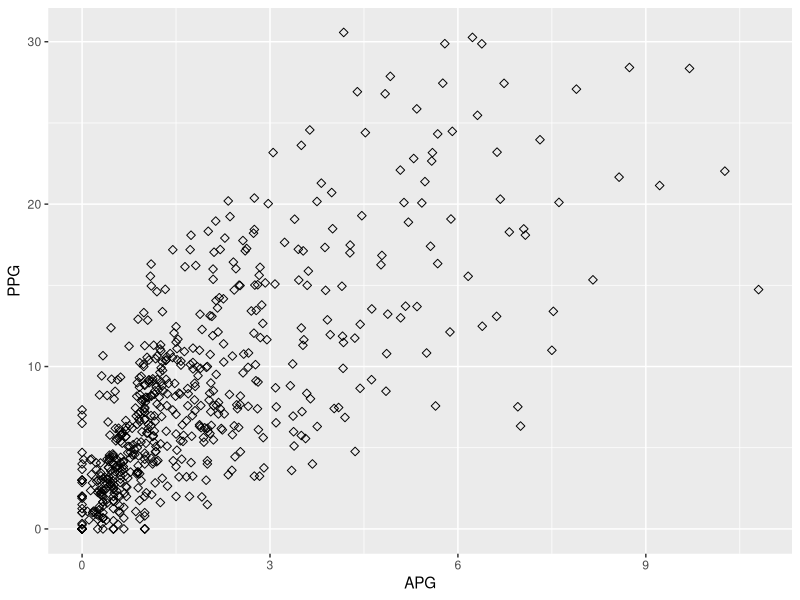
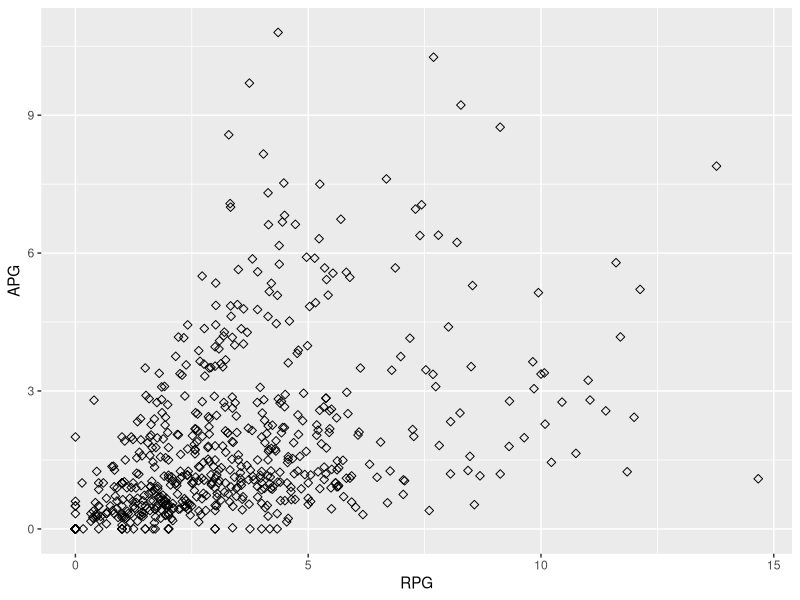

R code for these plots, in order:
## ---- chunk 1
knitr::opts_chunk$set(echo = TRUE)
## ---- chunk 2
df = read.csv('./data/nba-stats-21-22.csv', sep=',', header=TRUE)

head(df, 15)
## ---- chunk 3
summary.data.frame(df)
## ---- chunk 4
# Sorting the data frame on total assist column, in decreasing order
ast_sorted <- df[order(df$AST[df$Tm != ""], decreasing=TRUE), c("Player", "Tm", "AST")]

head(ast_sorted, 10)
## ---- chunk 5
tail(ast_sorted, 10)
## ---- chunk 6
pts_sorted <- df[order(df$PTS, decreasing=TRUE), c("Player", "PTS")]

head(pts_sorted, 10)
## ---- chunk 7
tail(pts_sorted, 10)
## ---- chunk 8
# Using total rebounds (TRB column name) to include offensive and defensive rebs
rbs_sorted <- df[order(df$TRB, decreasing=TRUE), c("Player", "TRB")]

head(rbs_sorted, 10)
## ---- chunk 9
tail(rbs_sorted, 10)

## ---- chunk 10
df$APG <- df$AST / df$G
df$PPG <- df$PTS / df$G
df$RPG <- df$TRB / df$G


head(df, 15)
## ---- chunk 11
library(ggplot2)

# Plotting points per game vs assists per game 
ggplot(df, aes(x=APG, y=PPG))+
  geom_point(size=2, shape=23)
## ---- chunk 12
# Would like to plot rbounds vs assists as those are generally not performed by players of the same position
ggplot(df, aes(x=RPG, y=APG)) + 
  geom_point(size=2, shape=23)
## ---- chunk 13
# Reading from HTML produces an error, but reading the csv file locally works
#df = read.html("https://www.basketball-reference.com/leagues/NBA_2022_totals.html#totals_stats", sep=",", header=TRUE)



